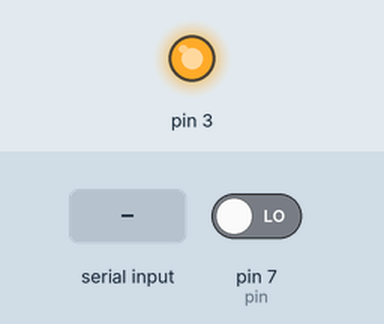
Simulated run of this sketch. Board: Arduino Uno, built with avr-gcc and run on an emulated ATmega328P. Parts: output pins drawn as LEDs (lit = HIGH). The test bench sets the inputs (shaded band); at power-on: pin 7 (pin) LOW. What the sketch prints to the serial monitor is not drawn.

Above: at 1.2 s.
1.3 s: "90,45\n" received over Serial
At 4.2 s:
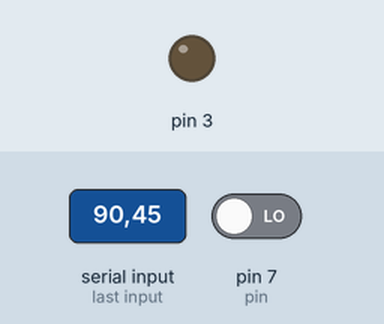
Timing chart, 0 to 5.7 s (numbered marks = the images above; inputs shaded):
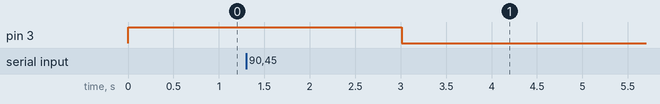

Measured:
- after the input at 1.3 s, pin 3: HIGH → LOW after 1.7 s

The sketch:

rigth_wheel_controler.ino
```cpp
#include <Wire.h>
#define RPM 170
//#define ppr 290 //42 - rpm
#define ppr 375 //105 - rpm
#define Kp  0.461121665031208
#define Ki  3.07568150575186
#define Ts  10/1000 //10ms


int pin = 7;
unsigned long duration;

int counter;
unsigned long int timer;

// motor variables
volatile float period = 0;
volatile float fs = 0;
volatile float fm = 0;
volatile float rpm = 0;
volatile float ppr_avg = 0.0;
//volatile float fm = RPM/60;
//volatile float ppr = fs/fm;

// control-pi variables
volatile float sp = 30;	// set point rpm
volatile float Err_1 = 0;
volatile float Err = 0;
volatile float PI_ = 0;


// kalman-filter variables
volatile float x_1 = 0;
volatile float x_0 = 0;  // position at initial time
volatile float p_1 = 0;
volatile float p_0 = 10; // variance at initial position
volatile float k = 0;  // kalman gain
volatile float z = 0;  // rpm measurments
volatile float r = 20; // variance of the "sensor" to measure rpm
volatile float q = 1;
volatile float duty_cycle = 0;
volatile float data = sp;

ISR(TIMER1_COMPA_vect)
{

  // rpm measurment from encoder square signal
  period = 2*duration;

  if (duration>11305 or duration==0){
    fs = 0;
  }
  fs = 1000000/period;
  fm = fs/ppr;
  rpm = fm*60;

  if (rpm > 190){
    rpm = 0;
  }


  // kalman filter to improve the rpm estimation
  x_1 = x_0;
  p_1 = p_0 + q;

  z = rpm;
  k = p_1/(p_1 + r);

  x_0 = x_1 + k*(z - x_1);
  p_0 = (1 - k)*p_1;


  // PI control to change the rpm
  Err = sp - x_0;
  PI_ = Kp*Err - (Kp - Ki*Ts)*Err_1 + PI_;
  Err_1 = Err;

  if (PI_ < 0){
    PI_ = 0.0;
  }else if (PI_>12){
    PI_ = 12.0;
  }

  duty_cycle = (PI_/12.0)*255.0;

  analogWrite(3,duty_cycle);

  Serial.print(z);
  Serial.print(" ");
  Serial.println(x_0);
}

void setup()
{

  analogWrite(3,255);

  Serial.begin(115200);
  pinMode(pin, INPUT);
  noInterrupts();
  TCCR1A = 0; // set entire TCCR1A register to 0
  TCCR1B = 0; // same for TCCR1B
  TCNT1  = 0; // initialize counter value to 0
  // set compare match register for 100 Hz increments
  OCR1A = 19999; // = 16000000 / (8 * 100) - 1 (must be <65536)
  // turn on CTC mode
  TCCR1B |= (1 << WGM12);
  // Set CS12, CS11 and CS10 bits for 8 prescaler
  TCCR1B |= (0 << CS12) | (1 << CS11) | (0 << CS10);
  // enable timer compare interrupt
  TIMSK1 |= (1 << OCIE1A);
  interrupts();             // enable all interrupts


}

void loop()
{
  //timer = millis();

  if(Serial.available() != 0 ){
    data = Serial.parseFloat(SKIP_WHITESPACE);
    sp = data;
  }

  //while(!Serial.available()){
  duration = pulseIn(pin, HIGH);
  //}

  //sp = Serial.parseFloat(SKIP_WHITESPACE);
  //Serial.print(sp + 1);

}
```
